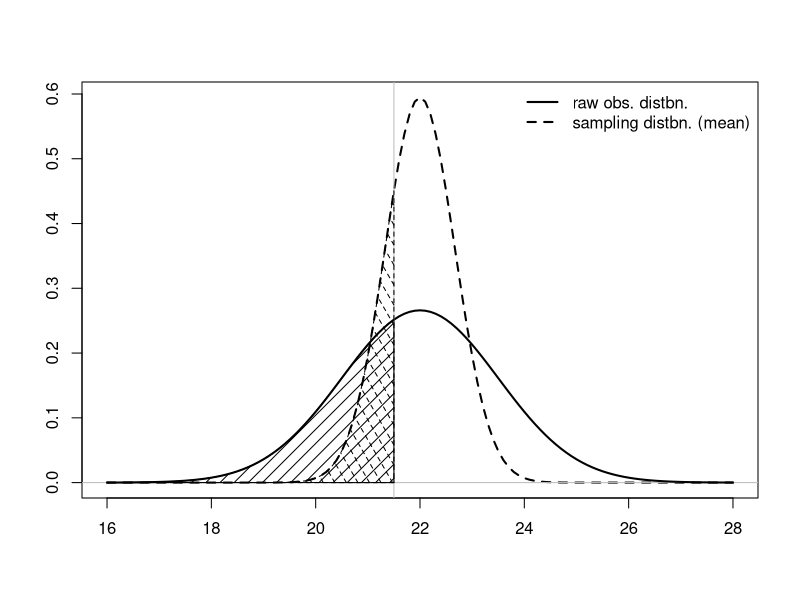
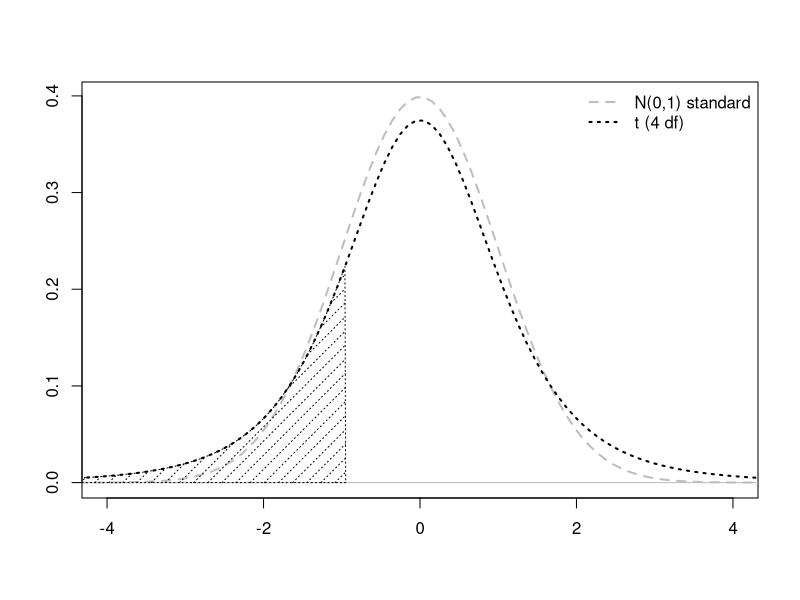
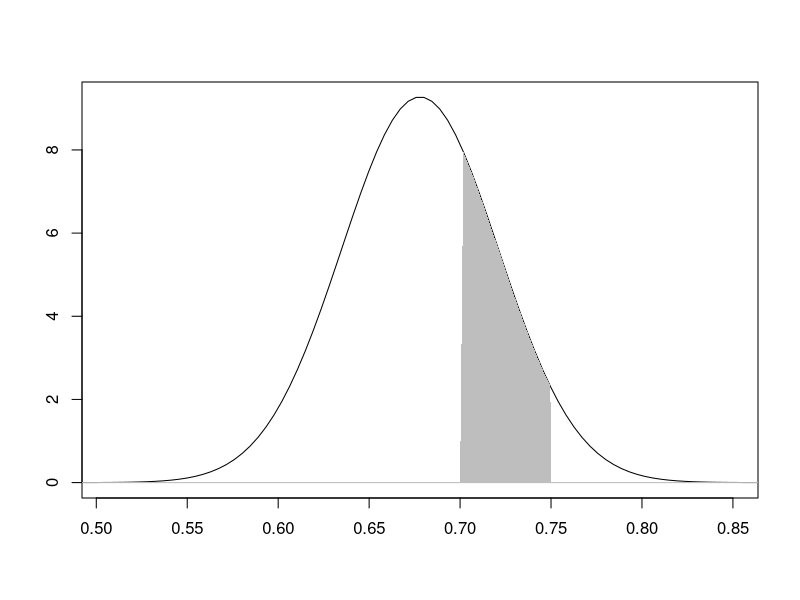
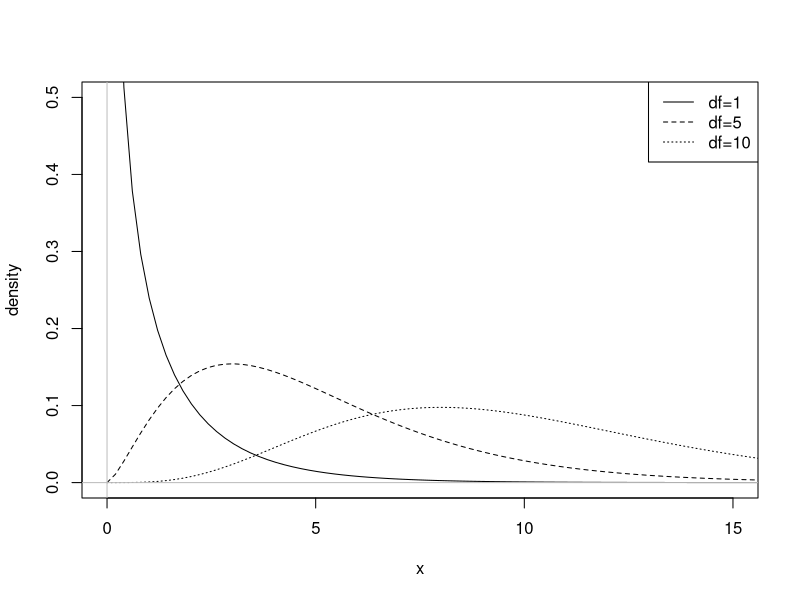

Write R code to recreate these figures, in order. (Note: this script raises an error after producing the figures.)
#####################
# Applied statistical testing for DM #
#####################


        # 1. Distributiile de esantionare #

    # 1.1 Distributia de esantionare a mediei 

xvals <- seq(16,28,by=0.1)
fx.samp <- dnorm(xvals,22,1.5/sqrt(5))
plot(xvals,fx.samp,type="l",lty=2,lwd=2,xlab="",ylab="")
abline(h=0,col="gray")
fx <- dnorm(xvals,22,1.5)
lines(xvals,fx,lwd=2)
legend("topright",legend=c("raw obs. distbn.","sampling distbn. (mean)"),
lty=1:2,lwd=c(2,2),bty="n")
pnorm(21.5,mean=22,sd=1.5)
pnorm(21.5,mean=22,sd=1.5/sqrt(5))
abline(v=21.5,col="gray")
xvals.sub <- xvals[xvals<=21.5]
fx.sub <- fx[xvals<=21.5]
fx.samp.sub <- fx.samp[xvals<=21.5]
polygon(cbind(c(21.5,xvals.sub),c(0,fx.sub)),density=10)
polygon(cbind(c(21.5,xvals.sub),c(0,fx.samp.sub)),density=10,
angle=120,lty=2)
obs <- rnorm(5,mean=22,sd=1.5)
obs
obs.mean <- mean(obs)
obs.mean
obs.sd <- sd(obs)
obs.sd
obs.mean.se <- obs.sd/sqrt(5)
obs.mean.se
t4 <- (21.5 - obs.mean)/obs.mean.se
t4
pt(t4,df=4)
xvals <- seq(-5,5,length=100)
fx.samp.t <- dt(xvals,df=4)
plot(xvals,dnorm(xvals),type="l",lty=2,lwd=2,col="gray",xlim=c(-4,4),
xlab="",ylab="")
abline(h=0,col="gray")
lines(xvals,fx.samp.t,lty=3,lwd=2)
polygon(cbind(c(t4,-5,xvals[xvals<=t4]),c(0,0,fx.samp.t[xvals<=t4])),
density=10,lty=3)
legend("topright",legend=c("N(0,1) standard","t (4 df)"),
col=c("gray","black"),lty=2:3,lwd=c(2,2),bty="n")

    # 1.2 Distributia de esantionare a proportiei 

#estimarea proportiei de interes 
p.hat <- 80/118
p.hat

#aproximarea la distributia normala este valida, deoarece ambele valori sunt mai mari decat 5.  
118*p.hat
118*(1-p.hat)

#estimarea erorii standard 
p.se <- sqrt(p.hat * (1-p.hat) / 118)
p.se

#reprezentarea grafica a distributiei de esantionare:
pvals <- seq(p.hat-5*p.se,p.hat+5*p.se,length=100)
p.samp <- dnorm(pvals,mean=p.hat,sd=p.se)
plot(pvals,p.samp,type="l",xlab="",ylab="",
xlim=p.hat+c(-4,4)*p.se,ylim=c(0,max(p.samp)))
abline(h=0,col="gray")
pvals.sub <- pvals[pvals>=0.7 & pvals<=0.75]
p.samp.sub <- p.samp[pvals>=0.7 & pvals<=0.75]
polygon(cbind(c(0.7,pvals.sub,0.75),c(0,p.samp.sub,0)),
border=NA,col="gray")

#calcularea probabilitatii de interes  
pnorm(0.75,mean=p.hat,sd=p.se) - pnorm(0.7,mean=p.hat,sd=p.se)



        # 2. Intervale de incredere #
    
    # 2.1 Un interval pentu medie

temp.sample <- rnorm(n=5,mean=22,sd=1.5)
temp.sample

#calcularea mediei esantionului, a abaterii standard si a erorii standard corespunzatoare a mediei esantionului 
temp.mean <- mean(temp.sample)
temp.mean
temp.sd <- sd(temp.sample)
temp.sd
temp.se <- temp.sd/sqrt(5)
temp.se

1-0.05/2
critval <- qt(0.975, df = 4)
critval

pt(critval,4)-pt(-critval,4)


temp.mean-critval*temp.se

temp.mean+critval*temp.se

temp.mean+c(-1,1)*qt(p=0.9,df=4)*temp.se

temp.mean+c(-1,1)*qt(p=0.995,df=4)*temp.se

    # 2.2 Un interval pentru o proportie

p.hat <- 80/118
p.hat
p.se <- sqrt(p.hat*(1-p.hat)/118)
p.se
qnorm(0.95)
p.hat + c(-1,1) * qnorm(0.95)*p.se

        # 4. Testarea mediilor # 

    #4.1 O singura medie - t-Test cu un esantion

snacks <- c(87.7,80.01,77.28,78.76,81.52,74.2,80.71,79.5,77.87,81.94,80.7,
82.32,75.78,80.19,83.91,79.4,77.52,77.62,81.4,74.89,82.95,
73.59,77.92,77.18,79.83,81.23,79.28,78.44,79.01,80.47,76.23,
78.89,77.14,69.94,78.54,79.7,82.45,77.29,75.52,77.21,75.99,
81.94,80.41,77.7)

#se definesc ipotezele astfel: H0: µ = 80 si Ha: µ < 80
#se estimeaza media si deviata standard a esantionului

n <- length(snacks)
snack.mean <- mean(snacks)
snack.mean
snack.sd <- sd(snacks)
snack.sd

#se calculeaza testul statistic, primul pas fiind calcularea erorii standard a esantionului pentru datele din snacks

snack.se <- snack.sd/sqrt(n)
snack.se

#apoi se calculeaza T: 

snack.T <- (snack.mean-80)/snack.se
snack.T

#testul statistic este utilizat pentru a obtine p, asadar:
#deoarece p este mai mic decat α = 0,05, exista suficiente dovezi pentru a respinge ipoteza nula

pt(snack.T, df = n-1)


#rezultatul testului T cu un esantion poate fi gasit si cu functia t.test
t.test(x=snacks,mu=80,alternative="less")

    #4.2 Doua medii

    #Esantioane independente - dispersii diferite

snacks2 <- c(80.22,79.73,81.1,78.76,82.03,81.66,80.97,81.32,80.12,78.98,
79.21,81.48,79.86,81.06,77.96,80.73,80.34,80.01,81.82,79.3,
79.08,79.47,78.98,80.87,82.24,77.22,80.03,79.2,80.95,79.17,81)

snack2.mean <- mean(snacks2)
snack2.mean
snack2.sd <- sd(snacks2)
snack2.sd

t.test(x=snacks2,y=snacks,alternative="greater",conf.level=0.9)

(snack2.mean-snack.mean) + c(-1,1)*qt(0.95,df=60)*sqrt(snack.sd^2/44+snack2.sd^2/31)

    #Esantioane independente - dispersii egale

men <- c(102,87,101,96,107,101,91,85,108,67,85,82)
women <- c(73,81,111,109,143,95,92,120,93,89,119,79,90,126,62,92,77,106,
105,111)
mean(men)
sd(men)
mean(women)
sd(women)
sd(women)/sd(men)
t.test(x=men,y=women,alternative="two.sided",conf.level=0.95,var.equal=TRUE)

    #Esantioane pereche

rate.before <- c(52,66,89,87,89,72,66,65,49,62,70,52,75,63,65,61)
rate.after <- c(51,66,71,73,70,68,60,51,40,57,65,53,64,56,60,59)
rate.d <- rate.after-rate.before
rate.d
rate.dbar <- mean(rate.d)
rate.dbar
rate.sd <- sd(rate.d)
rate.sd
rate.T <- rate.dbar/(rate.sd/sqrt(16))
rate.T
pt(rate.T, df = 15)
t.test(x=rate.after,y=rate.before,alternative="less",conf.level=0.95,
paired=TRUE)
rate.dbar-qt(0.975,df=15)*(rate.sd/sqrt(16))
rate.dbar+qt(0.975,df=15)*(rate.sd/sqrt(16))

        #5. Testarea proportiilor #

    #5.1 O singura proportie 
    # z-Test cu un esantion

sick <- c(0,0,1,1,0,0,0,0,0,1,0,0,0,0,0,0,0,0,1,0,0,0,1,1,1,0,0,0,1)

#numarul de succese si probabilitatea de succes din acest esantion:
sum(sick)
p.hat <- mean(sick)
p.hat

#o verificare rapida indica faptul ca, conform regulii generale, testul poate fi efectuat in mod rezonabil

29*0.2
29*0.8

#statistica in z-Test pentru acest exemplu: 

Z <- (p.hat-0.2)/sqrt(0.2*0.8/29)
Z

2*(1-pnorm(Z))

#
 p.hat+c(-1,1)*qnorm(0.975)*sqrt(p.hat*(1-p.hat)/29)

#se calculeaza intervalul de incredere la un nivel de 95%
 
p.hat+c(-1,1)*qnorm(0.975)*sqrt(p.hat*(1-p.hat)/29)

 #functia prop.test
 prop.test(x=sum(sick),n=length(sick),p=0.2,correct=FALSE)

    #5.2 Doua proportii

    #Z-Test pentru 2 esantioane

x1 <- 180
n1 <- 233
p.hat1 <- x1/n1
p.hat1
x2 <- 175
n2 <- 197
p.hat2 <- x2/n2
p.hat2
p.star <- (x1+x2)/(n1+n2)
p.star

#calculare test Z
Z <- (p.hat2-p.hat1)/sqrt(p.star*(1-p.star)*(1/n1+1/n2))
Z

1-pnorm(Z)

#functia prop.test
prop.test(x=c(x2,x1),n=c(n2,n1),alternative="greater",correct=FALSE)

#IC de 95%

(p.hat2-p.hat1) + c(-1,1)*qnorm(0.975)*sqrt(p.hat1*(1-p.hat1)/n1+p.hat2*(1-p.hat2)/n2)


        #6. Testarea variabilelor categorice #
    
    #6.1 O singura variabila categorica

x <- seq(0,20,length=100)
plot(x,dchisq(x,df=1),type="l",xlim=c(0,15),ylim=c(0,0.5),ylab="density")
lines(x,dchisq(x,df=5),lty=2)
lines(x,dchisq(x,df=10),lty=3)
abline(h=0,col="gray")
abline(v=0,col="gray")
legend("topright",legend=c("df=1","df=5","df=10"),lty=1:3)
n <- length(hairy)
n
hairy.tab <- table(hairy)
hairy.tab
hairy.tab/n
expected <- 1/3*n
expected
hairy.matrix <- cbind(1:3,hairy.tab,expected,(hairy.tab-expected)^2/expected)
dimnames(hairy.matrix) <- list(c("clean","beard OR mous.","beard AND mous."),c("i","Oi","Ei","(Oi-Ei)^2/Ei"))
hairy.matrix
X2 <- sum(hairy.matrix[,4])
X2
1-pchisq(X2,df=2)
chisq.test(x=hairy.tab)
chisq.test(x=hairy.tab,p=c(0.25,0.5,0.25))

    #6.2 Doua variabile categorice

skin <- matrix(c(20,32,8,52,9,72,8,32,16,64,30,12),4,3,
dimnames=list(c("Injection","Tablet","Laser","Herbal"),
c("None","Partial","Full")))
skin
rep(colSums(skin),each=kr)
rep(colSums(skin),each=kr)*rowSums(skin)
rep(colSums(skin),each=kr)*rowSums(skin)/sum(skin)
skin.expected <- matrix(rep(colSums(skin),each=kr)*rowSums(skin)/sum(skin),nrow=kr,ncol=kc,dimnames=dimnames(skin))
skin.expected
skin.array <- array(data=cbind(skin,skin.expected,
(skin-skin.expected)^2/skin.expected),
dim=c(kr,kc,3),
dimnames=list(dimnames(skin)[[1]],dimnames(skin)[[2]],
c("O[i,j]","E[i,j]",
"(O[i,j]-E[i,j])^2/E[i,j]")))
skin.array
X2 <- sum(skin.array[,,3])
X2
1-pchisq(X2,df=(kr-1)*(kc-1))
chisq.test(x=skin)

        #7. Erori si Putere #

    #7.2 Erori de tipul I

typeI.tester <- function(mu0,sigma,n,alpha,ITERATIONS=10000){
pvals <- rep(NA,ITERATIONS)
for(i in 1:ITERATIONS){
temporary.sample <- rnorm(n=n,mean=mu0,sd=sigma)
temporary.mean <- mean(temporary.sample)
temporary.sd <- sd(temporary.sample)
pvals[i] <- 1-pt((temporary.mean-mu0)/(temporary.sd/sqrt(n)),df=n-1)
}
return(mean(pvals<alpha))
}
typeI.tester(mu0=0,sigma=1,n=40,alpha=0.05)
typeI.tester(mu0=-4,sigma=0.3,n=60,alpha=0.01)

    #7.3 Erori de tipul II

critval <- qnorm(1-0.05,mean=0,sd=1/sqrt(30))
critval
pnorm(critval,mean=0.5,sd=1/sqrt(30))
typeII.tester <- function(mu0,muA,sigma,n,alpha,ITERATIONS=10000){
pvals <- rep(NA,ITERATIONS)
for(i in 1:ITERATIONS){
temporary.sample <- rnorm(n=n,mean=muA,sd=sigma)
temporary.mean <- mean(temporary.sample)
temporary.sd <- sd(temporary.sample)
pvals[i] <- 1-pt((temporary.mean-mu0)/(temporary.sd/sqrt(n)),df=n-1)
}
return(mean(pvals>=alpha))
}
typeII.tester(mu0=0,muA=0.5,sigma=1,n=30,alpha=0.05)
typeII.tester(mu0=0,muA=0.5,sigma=1,n=30,alpha=0.01)
typeII.tester(mu0=0,muA=0.5,sigma=1.1,n=30,alpha=0.01)
typeII.tester(mu0=0,muA=0.5,sigma=1.2,n=30,alpha=0.01)
typeII.tester(mu0=0,muA=0.5,sigma=1.2,n=20,alpha=0.01)
typeII.tester(mu0=0,muA=0.5,sigma=1.2,n=40,alpha=0.01)
typeII.tester(mu0=0,muA=0.4,sigma=1.2,n=40,alpha=0.01)
typeII.tester(mu0=0,muA=0.6,sigma=1.2,n=40,alpha=0.01)

    #7.4 Puterea statistica

power.tester <- function(nvec,...){
nlen <- length(nvec)
result <- rep(NA,nlen)
for(i in 1:nlen){
result[i] <- 1-typeII.tester(n=nvec[i],...)
}
return(result)
}
sample.sizes <- 5:100
sample.sizes
pow <- power.tester(nvec=sample.sizes,
mu0=0,muA=0.6,sigma=1.2,alpha=0.01,ITERATIONS=5000)
pow
minimum.n <- sample.sizes[min(which(pow>=0.8))]
minimum.n
pow2 <- power.tester(nvec=sample.sizes,
mu0=0,muA=0.6,sigma=1.2,alpha=0.05,ITERATIONS=5000)
minimum.n2 <- sample.sizes[min(which(pow2>0.8))]
minimum.n2

#Curbe de Putere
plot(sample.sizes,pow,xlab="sample size n",ylab="simulated power")
points(sample.sizes,pow2,col="gray")
abline(h=0.8,lty=2)
abline(v=c(minimum.n,minimum.n2),lty=3,col=c("black","gray"))
legend("bottomright",legend=c("alpha=0.01","alpha=0.05"),
col=c("black","gray"),pch=1)

        #8. One-Way ANOVA #

    #8.1 Ipoteze si verificarea diagnosticului

table(chickwts$feed)
chick.means <- tapply(chickwts$weight,INDEX=chickwts$feed,FUN=mean)
chick.means
boxplot(chickwts$weight~chickwts$feed)
points(1:6,chick.means,pch=4,cex=1.5)
chick.sds <- tapply(chickwts$weight,INDEX=chickwts$feed,FUN=sd)
chick.sds
max(chick.sds)/min(chick.sds)
chick.meancen <- chickwts$weight-chick.means[as.numeric(chickwts$feed)]
qqnorm(chick.meancen,main="Grafic QQ normal al reziduurilor")
qqline(chick.meancen)

    #8.2 Construirea tabelei prin metoda One-Way ANOVA

chick.anova <- aov(weight~feed,data=chickwts)
summary(chick.anova)

        #9. Two-Way ANOVA #

    #9.1 O suita de ipoteze

tapply(warpbreaks$breaks,INDEX=list(warpbreaks$wool,warpbreaks$tension),
FUN=mean)
wb.means <- aggregate(warpbreaks$breaks,
by=list(warpbreaks$wool,warpbreaks$tension),FUN=mean)
wb.means

    #9.2 Principalele efecte si interactiuni

summary(aov(breaks~wool,data=warpbreaks))
summary(aov(breaks~tension,data=warpbreaks))
summary(aov(breaks~wool+tension,data=warpbreaks))
summary(aov(breaks~wool+tension+wool:tension,data=warpbreaks))
interaction.plot(x.factor=wb.means[,2],trace.factor=wb.means[,1],
response=wb.means$x,trace.label="wool",
xlab="tension",ylab="mean warp breaks")

        #10. Testul Kurskal-Waillis #

library("MASS")
boxplot(Age~Smoke,data=survey)
age.means <- tapply(survey$Age,survey$Smoke,mean)
age.meancen <- survey$Age-age.means[as.numeric(survey$Smoke)]
qqnorm(age.meancen,main="Normal QQ plot of residuals")
qqline(age.meancen)
survey.sds<-tapply(survey$Age,survey$Smoke,sd)
max(survey.sds)/min(survey.sds)
kruskal.test(Age~Smoke,data=survey)
